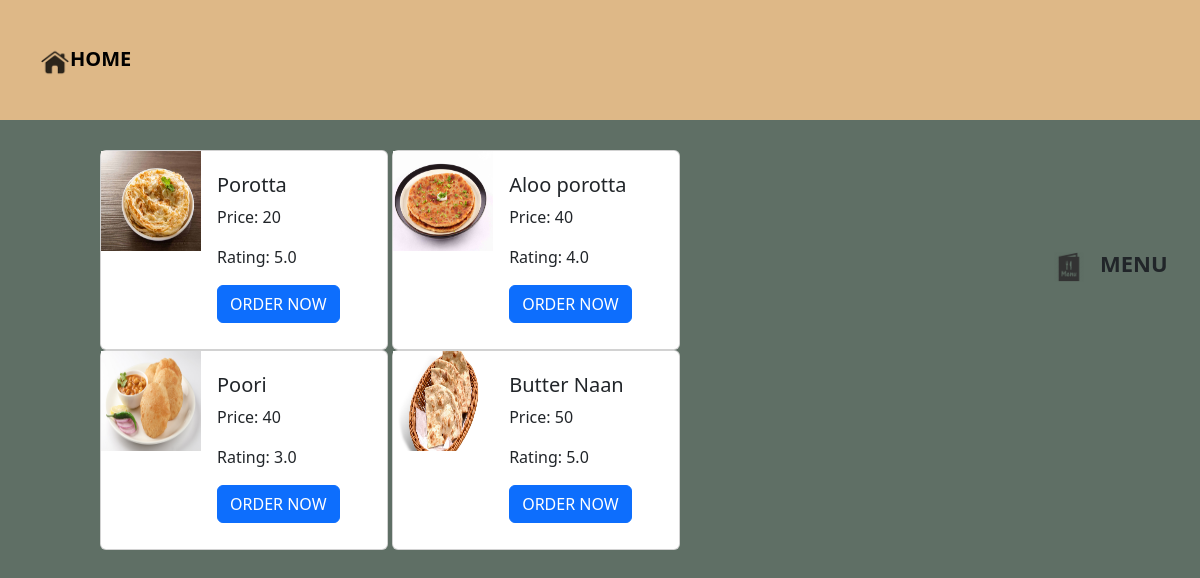
The page /product/Bread/ on the database its author committed.
### rest1/models.py (models this page shows, shortened)
class Fooditem(models.Model):
    food_name=models.CharField(max_length=100,unique=True)
    c_name=models.ForeignKey(Category, on_delete=models.CASCADE,default=1)
    discription=models.CharField(max_length=120)
    f_image=models.ImageField(upload_to='food',default='default_image.jpg')
    price=models.IntegerField()
    rating=models.FloatField(validators=[MinValueValidator(0.0),MaxValueValidator(5.0)])

### rest1/views.py (the view)
# urls.py: path('product/',food_list,name='pg'),
def food_list(request,c_name_slug=None):
    categories=Category.objects.all()
    foods=Fooditem.objects.all()
    if c_name_slug:
        category=get_object_or_404(Category,slug=c_name_slug)
        foods=foods.filter(c_name=category)
    else:
        category=None
    context={
        'category':category,
        'categories':categories,
        'foods':foods,
    }
    return render(request,'items.html',context)

### templates/items.html (shortened to what this page needs)
{% extends 'base.html'%}
{% block content %}
{% load static %}
<img src="{% static '/images/menulogo1.png' %}" style="width:30px;height:30px;position:absolute;left:1054px;bottom:518px;">
<a class="navbar-brand" href="{% url 'pg2'%}"  style="position:absolute;left:1100px;
bottom:520px;font-weight:bold;font-size:22px;font-weight:bold">MENU</a>
{% if category %}
    <h2 style="position:absolute; left:450px;bottom:500px;font-weight:bold;color:saddlebrown;">{{ category.c_name}}</h2>
{% endif %}
<div style="width:800px;height:500px;position:absolute;left:100px;top:150px;">
{% for i in foods %}
    <div class="card" style="width: 18rem;height:200px;display:inline-block; justify-content:space-evenly;">
        <img  class="prodimg" src="{% if i.f_image %}{{i.f_image.url}}{% else %}
        {% static 'img/default_product.jpg' %}{% endif %}" class="card-img-top" alt="{{ i.name }} Image" style="width:100px;height:100px;">
        <div class="card-body" style="position:absolute;left:100px;bottom:10px;">
        <h5 class="card-title">{{i.food_name}}</h5>
        <p class="card-text">Price: {{i.price}}</p>
        <p class="card=text">Rating: {{i.rating}}</p>
        <a href="{% url 'pg8'%}" class="btn btn-primary">ORDER NOW</a>
        </div>
    </div>
{% endfor %}
</div>
{% endblock %}

### rows shown on the page
Fooditem: f_image (picture), food_name "Porotta", price "20", rating "5.0"
Fooditem: f_image (picture), food_name "Aloo porotta", price "40", rating "4.0"
Fooditem: f_image (picture), food_name "Poori", price "40", rating "3.0"
Fooditem: f_image (picture), food_name "Butter Naan", price "50", rating "5.0"
